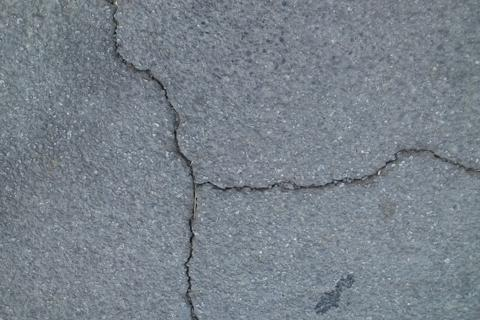
#> input picture example/065.jpg, 480 x 320 px, found by its file name
$ python full_pipeline.py   (older library calls are emulated)
#> lines starting #> are read from the running program, lines starting #| are printed output that depends on the picture; after the words box and inside, x2 and y2 are one past the last pixel; in counts of white or black regions, pixels touching at a corner belong together
import cv2
import os
import math
import numpy as np
import matplotlib.pyplot as plt
from scipy import ndimage
from skimage.morphology import medial_axis

class PanoramicCrackInspector:
    def __init__(self):
        self.panorama = None
        self.crack_mask = None
        self.severity_map = None
        self.sift = cv2.SIFT_create()

    def compute_overlap_score(self, img1, img2):
        """
        Compute how well two images overlap using SIFT feature matching
        Returns: (number of good matches, match quality score)
        """
        # Detect and compute SIFT features
        kp1, des1 = self.sift.detectAndCompute(img1, None)
        kp2, des2 = self.sift.detectAndCompute(img2, None)

        if des1 is None or des2 is None:
            return 0, 0.0

        # Match features using FLANN
        FLANN_INDEX_KDTREE = 1
        index_params = dict(algorithm=FLANN_INDEX_KDTREE, trees=5)
        search_params = dict(checks=50)
        flann = cv2.FlannBasedMatcher(index_params, search_params)

        try:
            matches = flann.knnMatch(des1, des2, k=2)
        except:
            return 0, 0.0

        # Apply Lowe's ratio test
        good_matches = []
        for match_pair in matches:
            if len(match_pair) == 2:
                m, n = match_pair
                if m.distance < 0.7 * n.distance:
                    good_matches.append(m)

        # Calculate average match distance (lower is better)
        if len(good_matches) > 0:
            avg_distance = np.mean([m.distance for m in good_matches])
            quality_score = len(good_matches) / (avg_distance + 1)
        else:
            quality_score = 0.0

        return len(good_matches), quality_score

    def find_optimal_order(self, image_paths):
        """
        Find the optimal ordering of images for panorama stitching
        Uses a greedy approach: start with first image, find best neighbor, repeat
        """
        print("Finding optimal image order for panorama...")

        images = [cv2.imread(path) for path in image_paths]
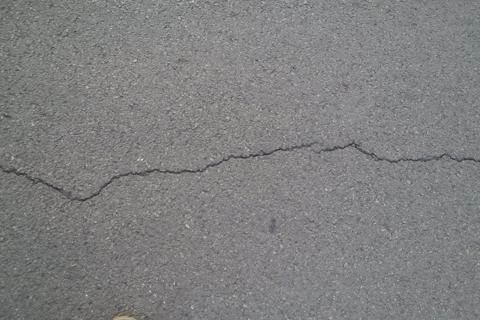
#> input picture example/001.jpg, 480 x 320 px
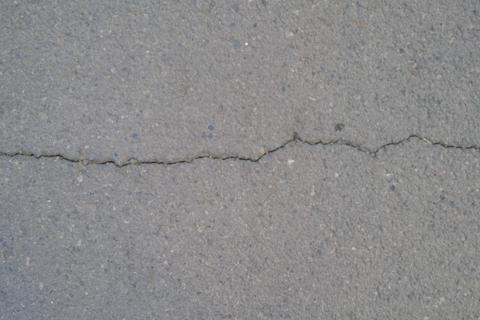
#> input picture example/010.jpg, 480 x 320 px
#> images = 3 items
        n = len(images)
#> n = 3

        if n <= 2:
            return image_paths, images

        # Compute pairwise overlap scores
        overlap_matrix = np.zeros((n, n))
        for i in range(n):
            for j in range(i+1, n):
                matches, score = self.compute_overlap_score(images[i], images[j])
                overlap_matrix[i, j] = score
                overlap_matrix[j, i] = score
                print(f"  Image {i} ↔ Image {j}: {matches} matches, score: {score:.2f}")
#> this loop made 3 passes
#> after the loop, overlap_matrix = [[0, 0.00354, 0.0141], [0.00354, 0, 0.00552], [0.0141, 0.00552, 0]]

        # Greedy ordering: start with image 0, find best chain
        ordered_indices = [0]
        remaining = list(range(1, n))

        while remaining:
            current_idx = ordered_indices[-1]

            # Find best next image from remaining
            best_score = -1
            best_idx = None

            for idx in remaining:
                score = overlap_matrix[current_idx, idx]
                if score > best_score:
                    best_score = score
                    best_idx = idx

            if best_idx is not None and best_score > 0:
                ordered_indices.append(best_idx)
                remaining.remove(best_idx)
            else:
                # No good match found, just add remaining in order
                ordered_indices.extend(remaining)
                break
#> after the loop, ordered_indices = [0, 2, 1]; remaining = []

        # Reorder images and paths
        ordered_paths = [image_paths[i] for i in ordered_indices]
#> ordered_paths = 3 items
        ordered_images = [images[i] for i in ordered_indices]
#> ordered_images = 3 items

        print(f"✓ Optimal order found: {ordered_indices}")
#| ✓ Optimal order found: [0, 2, 1]
        return ordered_paths, ordered_images

    # [54 lines left out: function pyramid_blending, not called in this run]

    def stitch_images(self, image_paths, output_path="result/panorama.png"):
        """
        Stitch multiple images into a panorama with optimal ordering
        """
        print(f"Stitching {len(image_paths)} images...")

        # Find optimal order
        ordered_paths, images = self.find_optimal_order(image_paths)
#> ordered_paths = 3 items; images = 3 items

        if len(images) < 2:
            print("Need at least 2 images for stitching")
            self.panorama = images[0] if images else None
            return self.panorama

        # Start stitching with pyramid blending
        result = self.stitch_with_pyramid_blending(images)

        if result is not None:
            cv2.imwrite(output_path, result)
            self.panorama = result
            return result

        # Fallback to OpenCV stitcher if custom method fails
        print("Falling back to OpenCV Stitcher...")
        stitcher = cv2.Stitcher_create(cv2.Stitcher_PANORAMA)
        status, panorama = stitcher.stitch(images)

        if status == cv2.Stitcher_OK:
            print("✓ Panorama created with OpenCV Stitcher")
            cv2.imwrite(output_path, panorama)
            self.panorama = panorama
            return panorama
        else:
            print(f"✗ Stitching failed, using concatenation")
            panorama = np.hstack(images)
            cv2.imwrite(output_path, panorama)
            self.panorama = panorama
            return panorama

    def stitch_with_pyramid_blending(self, images):
        """
        Custom stitching with SIFT matching and pyramid blending
        """
        print("Custom stitching with pyramid blending...")

        result = images[0]
#> result is the input picture: shape (320, 480, 3); mean B, G, R 139, 129.5, 120.6

        for i in range(1, len(images)):
            print(f"  Stitching image {i+1}/{len(images)}...")
            result = self.stitch_pair_pyramid(result, images[i])

            if result is None:
                print(f"  Failed to stitch image {i}")
                return None
#> this loop made 1 pass
#> (FLANN_INDEX_KDTREE in stitch_pair_pyramid, index_params in stitch_pair_pyramid, search_params in stitch_pair_pyramid, matches in stitch_pair_pyramid) on pass 1: (1, {'algorithm': 1, 'trees': 5}, {'checks': 50}, 890 matches)
#> (printed output is left out)
#> in stitch_images, `status, panorama = stitcher.stitch(images)`: status = 1

        print("✓ Panorama created with pyramid blending")
        return result

    def stitch_pair_pyramid(self, img1, img2):
        """
        Stitch two images using SIFT + homography + pyramid blending
        """
        # Detect and compute SIFT features
        kp1, des1 = self.sift.detectAndCompute(img1, None)
        kp2, des2 = self.sift.detectAndCompute(img2, None)

        if des1 is None or des2 is None:
            return None

        # Match features
        FLANN_INDEX_KDTREE = 1
        index_params = dict(algorithm=FLANN_INDEX_KDTREE, trees=5)
        search_params = dict(checks=50)
        flann = cv2.FlannBasedMatcher(index_params, search_params)

        try:
            matches = flann.knnMatch(des1, des2, k=2)
        except:
            return None

        # Apply Lowe's ratio test
        good_matches = []
        for match_pair in matches:
            if len(match_pair) == 2:
                m, n = match_pair
                if m.distance < 0.7 * n.distance:
                    good_matches.append(m)

        if len(good_matches) < 10:
            print(f"    Not enough matches: {len(good_matches)}")
            return None

        print(f"    Found {len(good_matches)} good matches")

        # Extract matched keypoints
        src_pts = np.float32([kp1[m.queryIdx].pt for m in good_matches]).reshape(-1, 1, 2)
        dst_pts = np.float32([kp2[m.trainIdx].pt for m in good_matches]).reshape(-1, 1, 2)

        # Find homography
        H, mask = cv2.findHomography(dst_pts, src_pts, cv2.RANSAC, 5.0)

        if H is None:
            return None

        # Calculate canvas size
        h1, w1 = img1.shape[:2]
        h2, w2 = img2.shape[:2]

        corners = np.float32([[0, 0], [0, h2], [w2, h2], [w2, 0]]).reshape(-1, 1, 2)
        warped_corners = cv2.perspectiveTransform(corners, H)

        all_corners = np.concatenate((
            np.float32([[0, 0], [0, h1], [w1, h1], [w1, 0]]).reshape(-1, 1, 2),
            warped_corners
        ), axis=0)

        [x_min, y_min] = np.int32(all_corners.min(axis=0).ravel() - 0.5)
        [x_max, y_max] = np.int32(all_corners.max(axis=0).ravel() + 0.5)

        translation = np.array([[1, 0, -x_min], [0, 1, -y_min], [0, 0, 1]])

        # Warp image 2
        output_size = (x_max - x_min, y_max - y_min)
        warped_img2 = cv2.warpPerspective(img2, translation @ H, output_size)

        # Create canvas for image 1
        canvas = np.zeros((output_size[1], output_size[0], 3), dtype=np.uint8)
        canvas[-y_min:-y_min+h1, -x_min:-x_min+w1] = img1

        # Create blending mask
        mask1 = np.zeros((output_size[1], output_size[0]), dtype=np.float32)
        mask1[-y_min:-y_min+h1, -x_min:-x_min+w1] = 1.0

        mask2 = (warped_img2.sum(axis=2) > 0).astype(np.float32)

        # Find overlap region
        overlap = (mask1 > 0) & (mask2 > 0)

        if not overlap.any():
            # No overlap, simple combination
            result = canvas.copy()
            result[mask2 > 0] = warped_img2[mask2 > 0]
            return result

        # Create smooth transition mask for overlap region
        # Use distance transform for smooth blending
        overlap_mask1 = mask1 * overlap
        overlap_mask2 = mask2 * overlap

        dist1 = cv2.distanceTransform((overlap_mask1 > 0).astype(np.uint8), cv2.DIST_L2, 5)
        dist2 = cv2.distanceTransform((overlap_mask2 > 0).astype(np.uint8), cv2.DIST_L2, 5)

        # Normalize distances to create blend weights
        total_dist = dist1 + dist2 + 1e-6
        blend_mask = dist1 / total_dist

        # Apply pyramid blending in overlap region
        overlap_region = overlap.astype(np.uint8) * 255

        # Extract overlap regions from both images
        y_coords, x_coords = np.where(overlap)
        if len(y_coords) == 0:
            result = canvas.copy()
            result[mask2 > 0] = warped_img2[mask2 > 0]
            return result

        y_min_overlap, y_max_overlap = y_coords.min(), y_coords.max()
        x_min_overlap, x_max_overlap = x_coords.min(), x_coords.max()

        overlap_img1 = canvas[y_min_overlap:y_max_overlap+1, x_min_overlap:x_max_overlap+1]
        overlap_img2 = warped_img2[y_min_overlap:y_max_overlap+1, x_min_overlap:x_max_overlap+1]
        overlap_mask_crop = blend_mask[y_min_overlap:y_max_overlap+1, x_min_overlap:x_max_overlap+1]

        # Pyramid blend the overlap region
        if overlap_img1.size > 0 and overlap_img2.size > 0:
            blended_overlap = self.pyramid_blending(overlap_img1, overlap_img2, overlap_mask_crop, levels=4)

            # Combine: canvas + blended_overlap + warped_img2 (non-overlap)
            result = canvas.copy()
            result[y_min_overlap:y_max_overlap+1, x_min_overlap:x_max_overlap+1] = blended_overlap

            # Add non-overlapping parts of img2
            non_overlap_mask2 = (mask2 > 0) & ~overlap
            result[non_overlap_mask2] = warped_img2[non_overlap_mask2]
        else:
            result = canvas.copy()
            result[mask2 > 0] = warped_img2[mask2 > 0]

        return result

    def detect_cracks(self, image_input, is_path=True):
        """
        Your original crack detection algorithm
        """
#> called with is_path = False
        if is_path:
            gray = cv2.imread(image_input, cv2.IMREAD_GRAYSCALE)
        else:
            if len(image_input.shape) == 3:
                gray = cv2.cvtColor(image_input, cv2.COLOR_BGR2GRAY)
            else:
                gray = image_input

        gray_norm = gray.astype(np.float32) / 255.0

        # Gaussian blur
        sigma = 11
        blur = cv2.GaussianBlur(gray_norm, (2*math.ceil(2*sigma)+1,)*2, sigma)
        enhanced = cv2.subtract(gray_norm, blur)
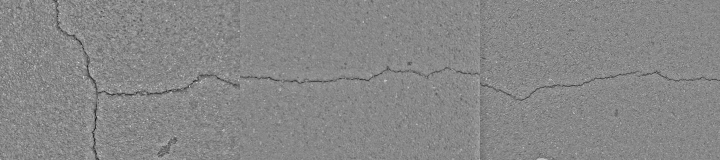
#> enhanced: shape (320, 1440) float32 (shown at 1/2 size); min -0.443, max 0.39, mean -4.01e-06; drawn with min black and max white

        # Histogram clipping
        high = np.percentile(enhanced, 50)
#> high = 0.00122
        enhanced = np.clip(enhanced, None, high)
        enhanced = (enhanced - enhanced.min()) / (enhanced.max() - enhanced.min() + 1e-8)

        # Sobel
        sobel_ksize = 9
        sobelx = cv2.Sobel(enhanced, cv2.CV_64F, 1, 0, ksize=sobel_ksize)
        sobely = cv2.Sobel(enhanced, cv2.CV_64F, 0, 1, ksize=sobel_ksize)
        mag = np.hypot(sobelx, sobely)
        ang = np.arctan2(sobely, sobelx)
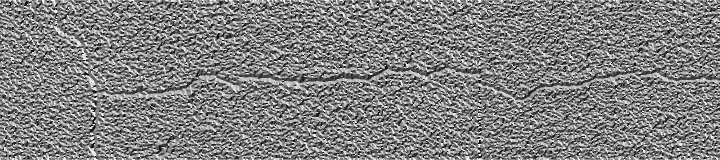
#> ang: shape (320, 1440) float64 (shown at 1/2 size); min -3.14, max 3.14, mean 0.037; drawn with min black and max white

        global_threshold_ratio = 3
        threshold = global_threshold_ratio * np.mean(mag)
#> threshold = 1231.1
        mag[mag < threshold] = 0

        # NMS
        def non_max_suppression(data, win):
            data_max = ndimage.maximum_filter(data, footprint=win, mode='constant')
            data_max[data != data_max] = 0
            return data_max

        def orientated_non_max_suppression(mag, ang):
            ang_quant = np.round(ang / (np.pi/4)) % 4
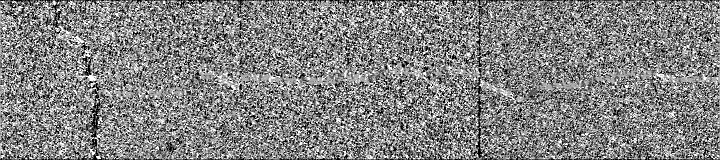
#> ang_quant: shape (320, 1440) float64 (shown at 1/2 size); min 0, max 3, mean 1.54; drawn with min black and max white

            winE  = np.array([[0,0,0],[1,1,1],[0,0,0]])
            winSE = np.array([[1,0,0],[0,1,0],[0,0,1]])
            winS  = np.array([[0,1,0],[0,1,0],[0,1,0]])
            winSW = np.array([[0,0,1],[0,1,0],[1,0,0]])

            magE  = non_max_suppression(mag, winE)
            magSE = non_max_suppression(mag, winSE)
            magS  = non_max_suppression(mag, winS)
            magSW = non_max_suppression(mag, winSW)

            result = np.zeros_like(mag)
            result[ang_quant == 0] = magE[ang_quant == 0]
#> result: shape (320, 1440) float64
            result[ang_quant == 1] = magSE[ang_quant == 1]
            result[ang_quant == 2] = magS[ang_quant == 2]
            result[ang_quant == 3] = magSW[ang_quant == 3]
            return result

        mag_nms = orientated_non_max_suppression(mag, ang)

        high_thresh = 0.5 * mag_nms.max()
#> high_thresh = 3026
        low_thresh  = 0.2 * mag_nms.max()
#> low_thresh = 1210.4

        high_mask = mag_nms > high_thresh
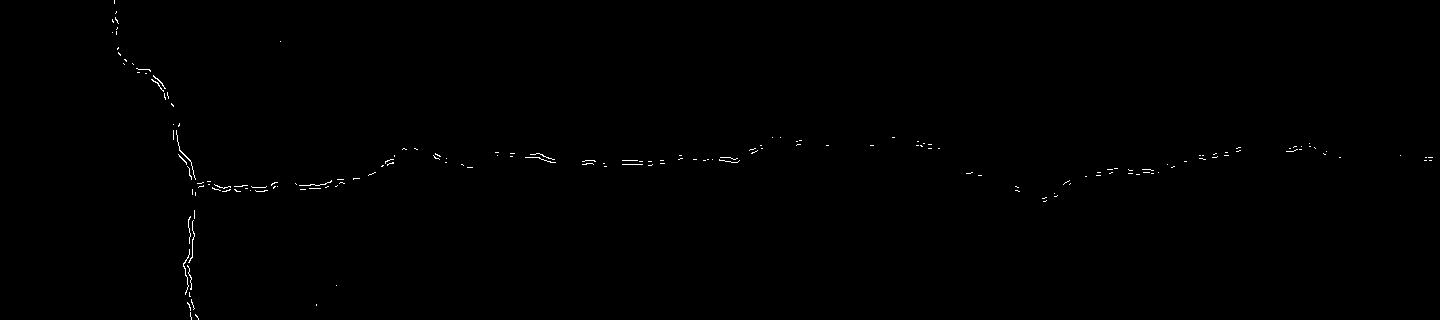
#> high_mask: shape (320, 1440) bool; 0.27% white in thin lines or dots
        low_mask  = mag_nms > low_thresh
#> low_mask: shape (320, 1440) bool; 1.6% white in thin lines or dots

        edges = np.zeros_like(mag_nms, dtype=np.uint8)
        edges[high_mask] = 255

        dilate_ksize = 5
        edges = cv2.dilate(edges, np.ones((dilate_ksize, dilate_ksize), np.uint8), iterations=1)
        edges[low_mask] = np.where(edges[low_mask] > 0, 255, 0)
#> edges: shape (320, 1440); 1.8% white; 61 white regions, largest, box (x1, y1, x2, y2) and area: (171, 121, 280, 198) 1477, (181, 208, 201, 320) 1069, (130, 61, 176, 109) 538

        close_ksize = 25
        open_ksize = 6
        kernel_close = cv2.getStructuringElement(cv2.MORPH_ELLIPSE, (close_ksize, close_ksize))
        kernel_open = cv2.getStructuringElement(cv2.MORPH_ELLIPSE, (open_ksize, open_ksize))
        proposed_final_c = cv2.morphologyEx(edges, cv2.MORPH_CLOSE, kernel_close)
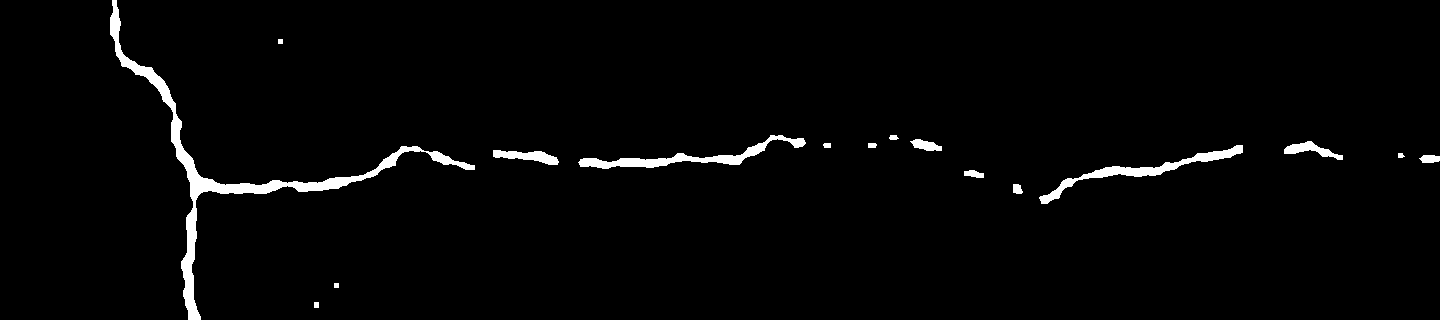
#> proposed_final_c: shape (320, 1440); 2.3% white; 16 white regions, largest, box (x1, y1, x2, y2) and area: (110, 0, 475, 320) 5456, (578, 135, 806, 169) 1689, (1039, 145, 1243, 204) 1616
        proposed_final_c_o = cv2.morphologyEx(proposed_final_c, cv2.MORPH_OPEN, kernel_open)
#> proposed_final_c_o: shape (320, 1440); 2% white; 24 white regions, largest, box (x1, y1, x2, y2) and area: (172, 118, 285, 201) 1695, (182, 209, 202, 320) 1115, (580, 154, 690, 170) 862
        proposed_final_c_o_c = cv2.morphologyEx(proposed_final_c_o, cv2.MORPH_CLOSE, kernel_close)
#> proposed_final_c_o_c: shape (320, 1440); 2.1% white; 14 white regions (1 under 20 px), largest, box (x1, y1, x2, y2) and area: (111, 6, 473, 320) 5416, (579, 154, 694, 170) 879, (1087, 163, 1180, 179) 747
#> (the rest of the program and of its run is left out)
